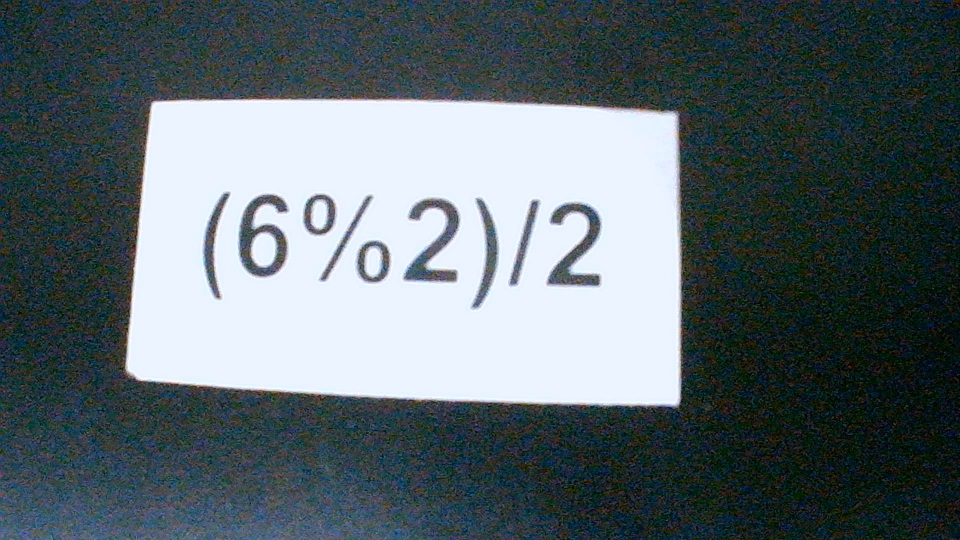
#> input picture Tarea13-OCR/operaciones/op4.jpg, 1920 x 1080 px (shown at 1/2 size)
$ python P13-Tesseract.py
#> lines starting #> are read from the running program, lines starting #| are printed output that depends on the picture; after the words box and inside, x2 and y2 are one past the last pixel; in counts of white or black regions, pixels touching at a corner belong together
import cv2
import numpy as np
from timeit import default_timer as timer
import pytesseract


pytesseract.pytesseract.tesseract_cmd = r'C:\Program Files\Tesseract-OCR\tesseract.exe'

def ordenar_puntos(puntos):
    n_puntos = np.concatenate([puntos[0], puntos[1], puntos[2], puntos[3]]).tolist()
    y_order = sorted(n_puntos, key=lambda n_puntos: n_puntos[1])
    x1_order = y_order[:2]
    x1_order = sorted(x1_order, key=lambda x1_order: x1_order[0])
    x2_order = y_order[2:4]
    x2_order = sorted(x2_order, key=lambda x2_order: x2_order[0])

    return [x1_order[0], x1_order[1], x2_order[0], x2_order[1]]

image = cv2.imread('operaciones/op4.jpg')
#> image is the input picture: shape (1080, 1920, 3); mean B, G, R 110, 105.4, 93.1
image = cv2.resize(image, (0,0), fx= 0.4, fy=0.4)
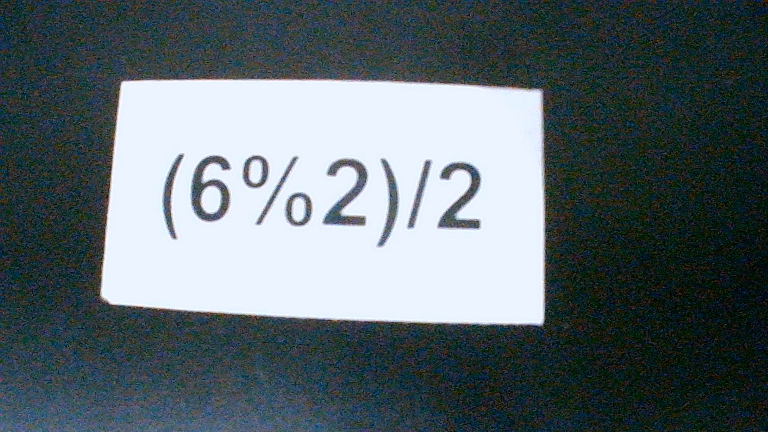
#> image: shape (432, 768, 3); mean B, G, R 110, 105.3, 93
gray = cv2.cvtColor(image, cv2.COLOR_BGR2GRAY)
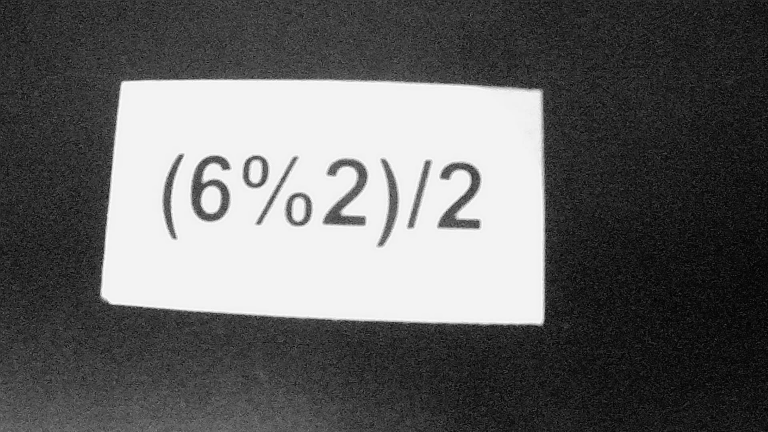
#> gray: shape (432, 768); min 1, max 253, mean 102.2
gray = cv2. medianBlur(gray, 5)
canny = cv2.Canny(gray, 10, 150)
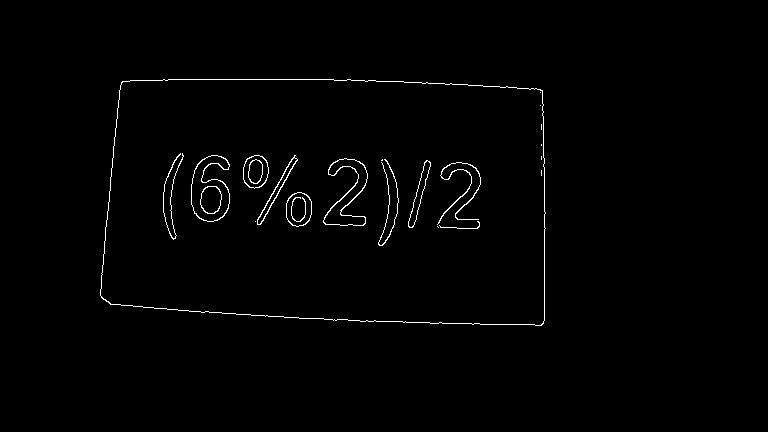
#> canny: shape (432, 768); 1% white in thin lines or dots, all inside (x1, y1, x2, y2) = (100, 79, 546, 326)
canny = cv2.dilate(canny, None, iterations=1)
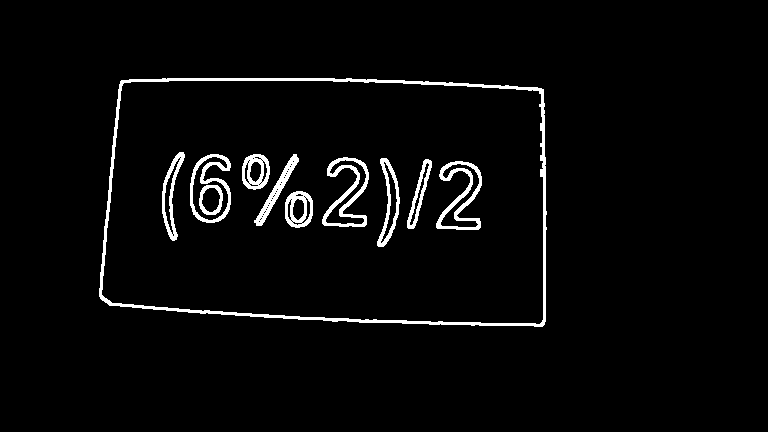
#> canny: shape (432, 768); 3.3% white; 11 white regions
cv2.imshow('canny', canny)
cnts = cv2.findContours(canny, cv2.RETR_EXTERNAL, cv2.CHAIN_APPROX_SIMPLE)[0]
#> cnts = 1 contour; box (x1, y1, x2, y2) and area: (99, 78, 547, 327) 103760
cnts = sorted(cnts, key=cv2.contourArea, reverse=True)[:1]

for c in cnts:
    epsilon = 0.01*cv2.arcLength(c,True)
    approx = cv2.approxPolyDP(c,epsilon,True)

    if len(approx)==4:
        cv2.drawContours(image, [approx], 0, (0,255,255),2)

        puntos = ordenar_puntos(approx)
        cv2.circle(image, tuple(puntos[0]), 7, (255,0,0), 2)
        cv2.circle(image, tuple(puntos[1]), 7, (0,255,0), 2)
        cv2.circle(image, tuple(puntos[2]), 7, (0,0,255), 2)
        cv2.circle(image, tuple(puntos[3]), 7, (255,255,0), 2)

        pts1 = np.float32(puntos)
        pts2 = np.float32([[0,0],[200,0],[0,100],[200,100]])
        M = cv2.getPerspectiveTransform(pts1,pts2)
        dst = cv2.warpPerspective(gray,M,(200,100))
        cv2.imshow('dst', dst)

        startimer = timer()
#> (the run stopped early here; a loop or call above may not have finished)

$ run again, with Tarea13-OCR/operaciones/op1.jpg copied over Tarea13-OCR/operaciones/op4.jpg
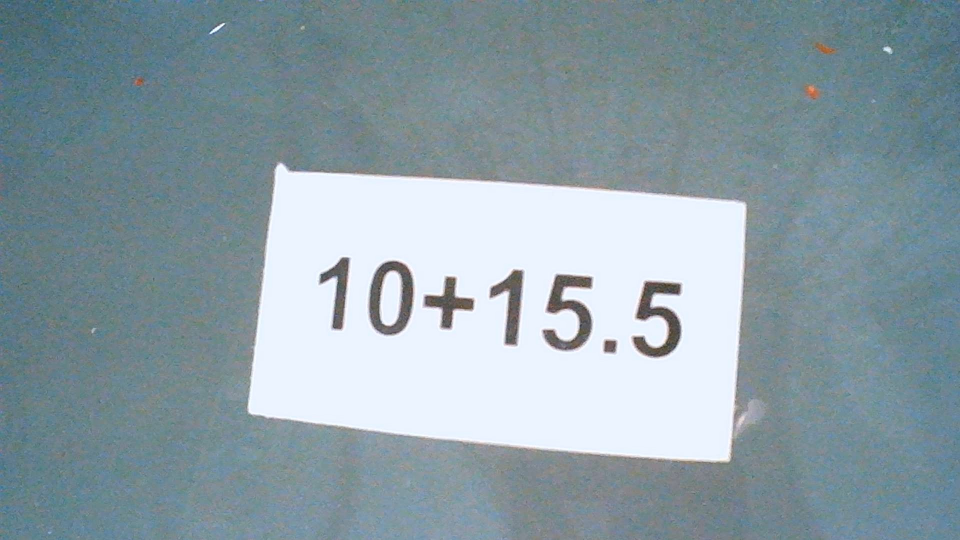
#> input picture Tarea13-OCR/operaciones/op1.jpg, 1920 x 1080 px (shown at 1/2 size)
#> image is the input picture: shape (1080, 1920, 3); mean B, G, R 166.1, 158, 140.1
#> image: shape (432, 768, 3)
#> `canny = cv2.Canny(gray, 10, 150)`:
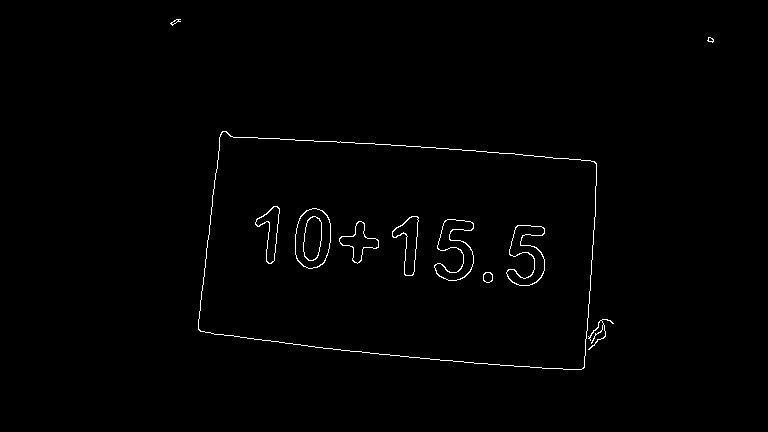
#> canny: shape (432, 768); 0.83% white in thin lines or dots, all inside (x1, y1, x2, y2) = (170, 19, 714, 370)
#> `canny = cv2.dilate(canny, None, iterations=1)`:
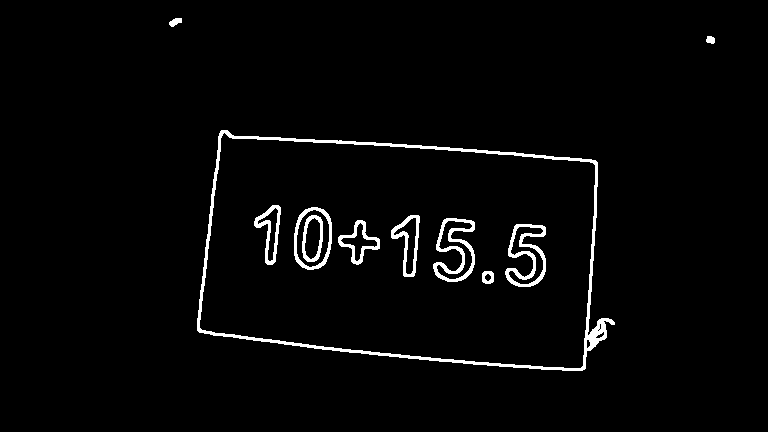
#> canny: shape (432, 768); 2.6% white; 11 white regions
#> `cnts = cv2.findContours(canny, cv2.RETR_EXTERNAL, cv2.CHAIN_APPROX_SIM..`: cnts = 3 contours; box (x1, y1, x2, y2) and area: (197, 130, 615, 371) 81218, (169, 18, 182, 27) 60, (706, 36, 715, 44) 45
#> `cnts = sorted(cnts, key=cv2.contourArea, reverse=True)[:1]`: cnts = 1 contour; box (x1, y1, x2, y2) and area: (197, 130, 615, 371) 81218
#> the loop `for c in cnts:` made 1 pass
#> epsilon on pass 1: 12.98

$ run again, with Tarea13-OCR/operaciones/op2.jpg copied over Tarea13-OCR/operaciones/op4.jpg
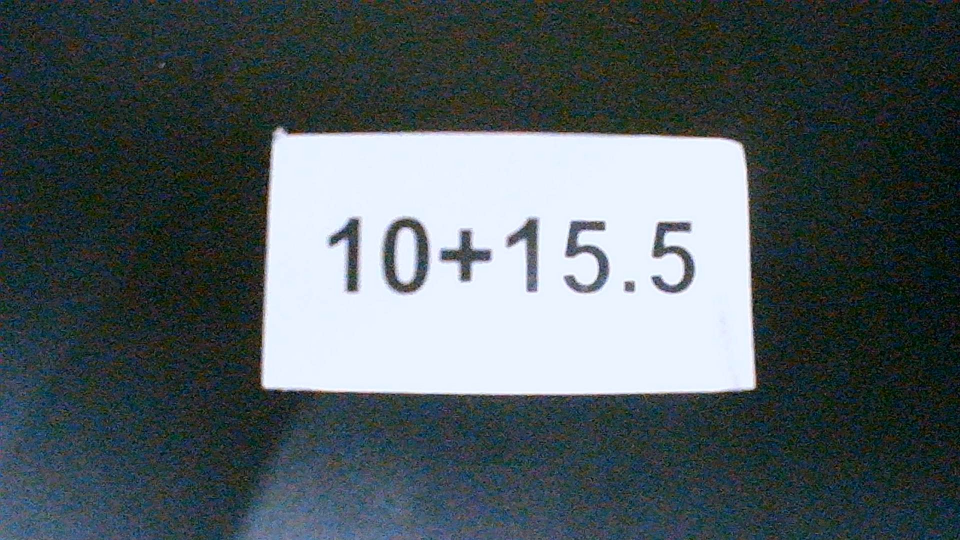
#> input picture Tarea13-OCR/operaciones/op2.jpg, 1920 x 1080 px (shown at 1/2 size)
#> image is the input picture: shape (1080, 1920, 3); mean B, G, R 96.8, 93.3, 82.1
#> image: shape (432, 768, 3)
#> `canny = cv2.dilate(canny, None, iterations=1)`:
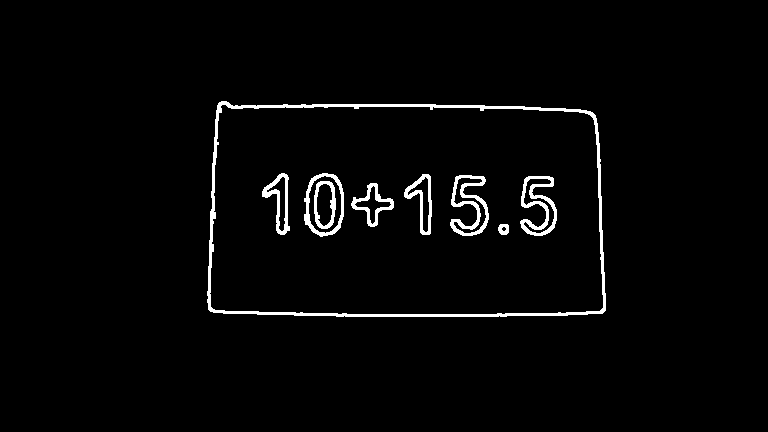
#> canny: shape (432, 768); 2.5% white; 9 white regions
#> cnts = 1 contour; box (x1, y1, x2, y2) and area: (207, 101, 606, 317) 81690

$ run again, with Tarea13-OCR/operaciones/op3.jpg copied over Tarea13-OCR/operaciones/op4.jpg
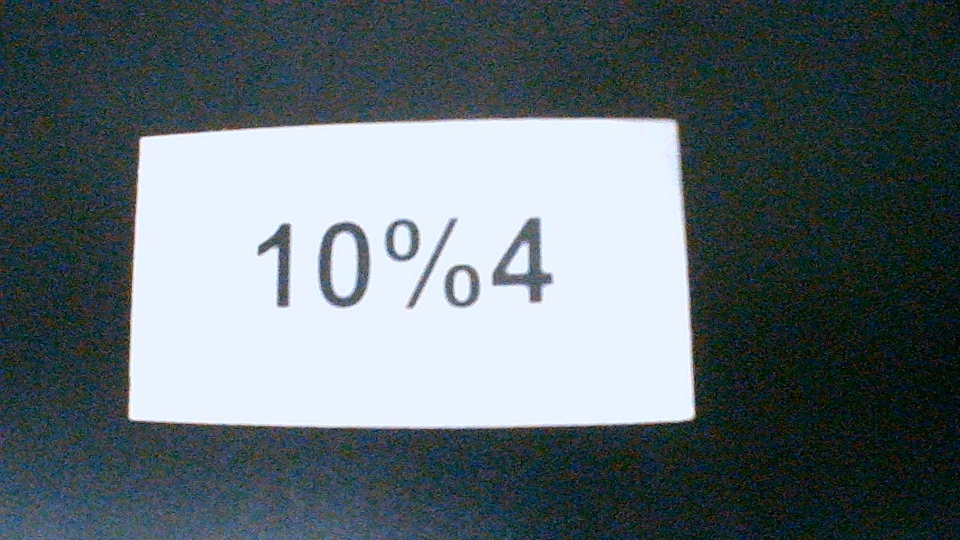
#> input picture Tarea13-OCR/operaciones/op3.jpg, 1920 x 1080 px (shown at 1/2 size)
#> image is the input picture: shape (1080, 1920, 3); mean B, G, R 115.2, 110.1, 97.9
#> image: shape (432, 768, 3)
#> `canny = cv2.dilate(canny, None, iterations=1)`:
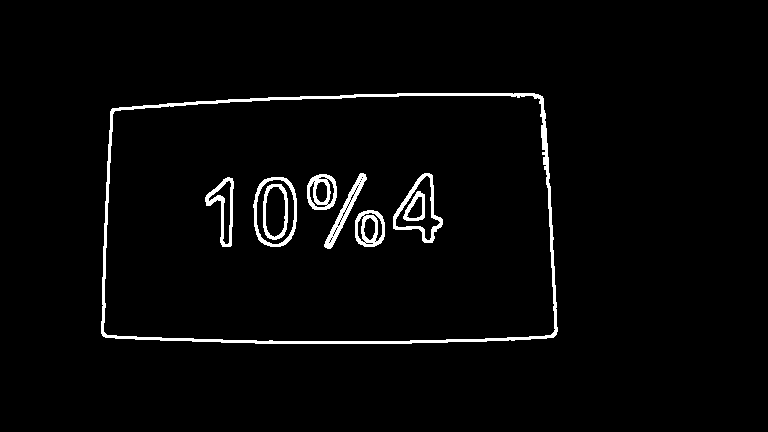
#> canny: shape (432, 768); 2.7% white; 9 white regions
#> cnts = 1 contour; box (x1, y1, x2, y2) and area: (101, 93, 558, 344) 108680
